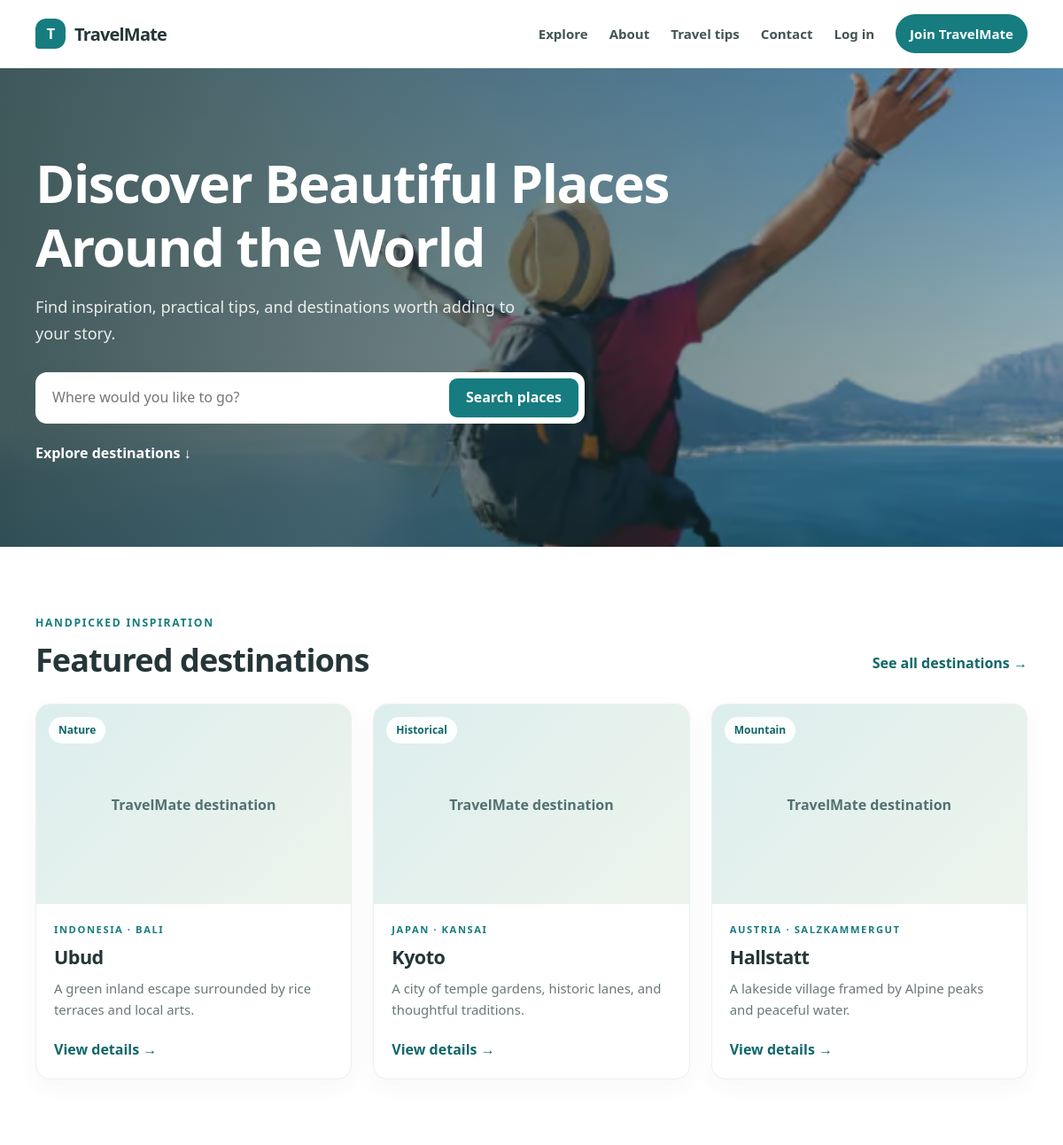
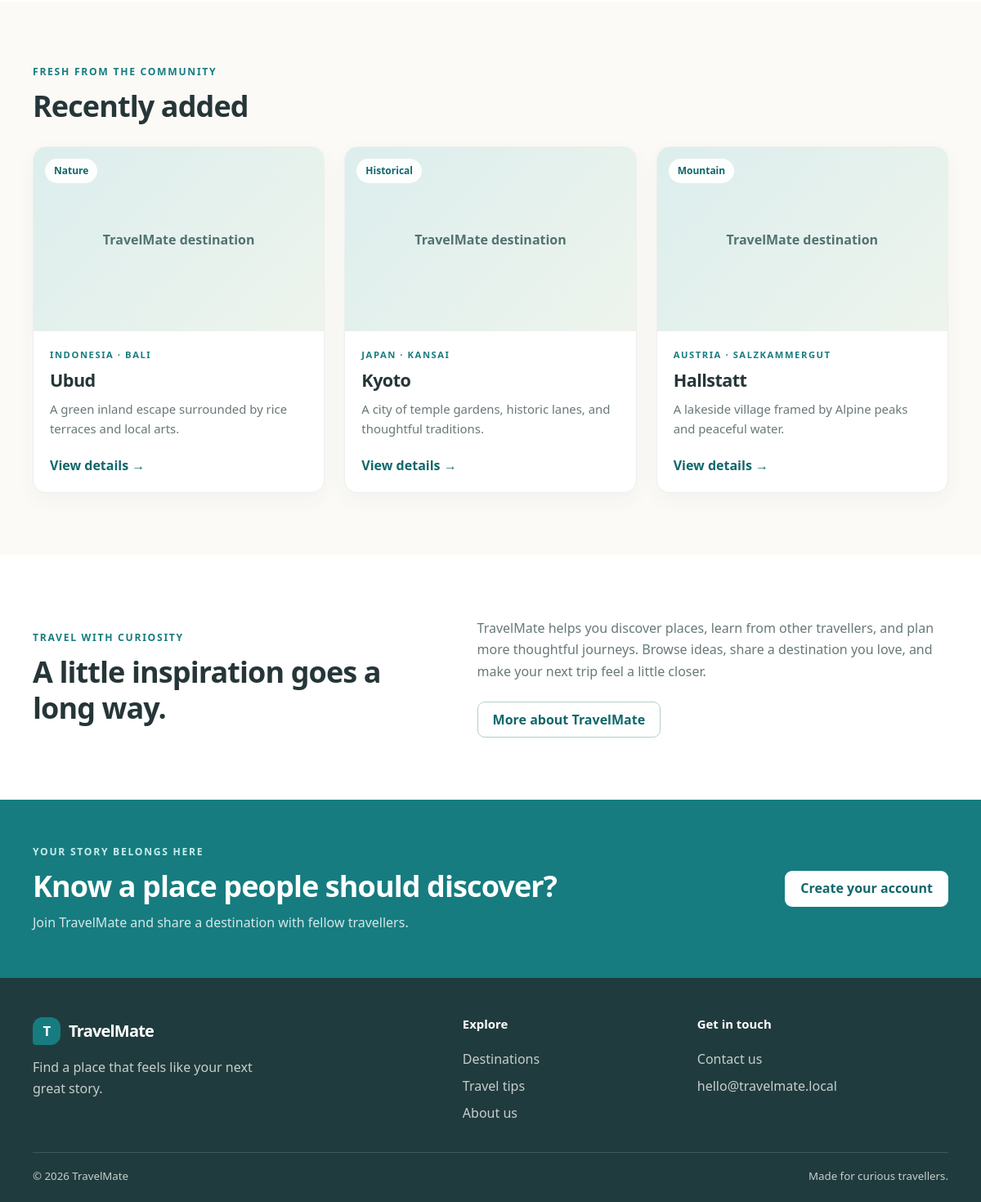
The page / on the database its author committed (2 pictures, top to bottom).
### tables this page shows
CREATE TABLE IF NOT EXISTS places (
    id INT UNSIGNED NOT NULL AUTO_INCREMENT,
    user_id INT UNSIGNED NULL,
    name VARCHAR(150) NOT NULL,
    country VARCHAR(100) NOT NULL,
    location VARCHAR(150) NOT NULL DEFAULT '',
    category ENUM('Beach', 'Mountain', 'Historical', 'Nature', 'City', 'Other') NOT NULL,
    short_description VARCHAR(500) NOT NULL,
    full_description TEXT NOT NULL,
    travel_tips TEXT NULL,
    image VARCHAR(1000) NULL,
    status ENUM('pending', 'approved') NOT NULL DEFAULT 'pending',
    created_at TIMESTAMP NOT NULL DEFAULT CURRENT_TIMESTAMP,
    updated_at TIMESTAMP NOT NULL DEFAULT CURRENT_TIMESTAMP ON UPDATE CURRENT_TIMESTAMP,
    PRIMARY KEY (id),
    KEY idx_places_status_created (status, created_at),
    KEY idx_places_category (category),
    KEY idx_places_user (user_id),
    CONSTRAINT fk_places_user FOREIGN KEY (user_id) REFERENCES users (id)
        ON UPDATE CASCADE ON DELETE SET NULL
);

### includes/auth.php (called while the page is built, shortened)
<?php
function e($value)
{
    return htmlspecialchars((string) $value, ENT_QUOTES, 'UTF-8');
}
function app_base_url()
{
    $directory = str_replace('\\', '/', dirname(isset($_SERVER['SCRIPT_NAME']) ? $_SERVER['SCRIPT_NAME'] : '/'));
    $directory = rtrim($directory, '/');
    if ($directory === '' || $directory === '.') {
        return '';
    }
    return $directory === '.' ? '' : $directory;
}
function url($path = '')
{
    $base = app_base_url();
    return $base . ($path === '' ? '/' : '/' . ltrim($path, '/'));
}
function isLoggedIn()
{
    return isset($_SESSION['user_id'], $_SESSION['role']);
}
function isAdmin()
{
    return isLoggedIn() && $_SESSION['role'] === 'admin';
}

### includes/place-card.php (the view, shortened to what this page needs)
<article class="place-card">
    <a class="place-card-image" href="<?= e(url('place-details.php?id=' . (int) $place['id'])) ?>">
        <span class="category-pill"><?= e($place['category']) ?></span>
    </a>
    <div class="place-card-body">
        <p class="eyebrow"><?= e($place['country']) ?><?= !empty($place['location']) ? ' · ' . e($place['location']) : '' ?></p>
        <h3><a href="<?= e(url('place-details.php?id=' . (int) $place['id'])) ?>"><?= e($place['name']) ?></a></h3>
        <p><?= e($place['short_description']) ?></p>
        <a class="text-link" href="<?= e(url('place-details.php?id=' . (int) $place['id'])) ?>">View details <span aria-hidden="true">&rarr;</span></a>
    </div>
</article>

### includes/header.php (shortened to what this page needs)
<!doctype html>
<html lang="en">
<head>
    <link rel="stylesheet" href="<?= e(url('assets/css/style.css')) ?>">
    <link rel="stylesheet" href="<?= e(url('assets/css/auth.css')) ?>">
    <link rel="stylesheet" href="<?= e(url('assets/css/dashboard.css')) ?>">
    <link rel="stylesheet" href="<?= e(url('assets/css/admin.css')) ?>">
</head>
<body>
<header class="site-header">
    <div class="container nav-wrap">
        <a class="brand" href="<?= e(url('index.php')) ?>" aria-label="TravelMate home"><span class="brand-mark">T</span> TravelMate</a>
        <nav class="primary-nav" id="primary-nav">
            <a href="<?= e(url('places.php')) ?>">Explore</a>
            <a href="<?= e(url('about.php')) ?>">About</a>
            <a href="<?= e(url('travel-tips.php')) ?>">Travel tips</a>
            <a href="<?= e(url('contact.php')) ?>">Contact</a>
            <?php if (isAdmin()): ?>
                <a href="<?= e(url('admin/dashboard.php')) ?>">Admin</a>
            <?php elseif (isLoggedIn()): ?>
                <a href="<?= e(url('dashboard.php')) ?>">My dashboard</a>
            <?php else: ?>
                <a href="<?= e(url('login.php')) ?>">Log in</a>
                <a class="nav-cta" href="<?= e(url('register.php')) ?>">Join TravelMate</a>
            <?php endif; ?>
        </nav>
    </div>
</header>
<main>

### index.php (shortened to what this page needs)
<?php
require_once __DIR__ . '/includes/auth.php';
$featuredStatement = mysqli_query($conn, "SELECT id, name, country, location, category, short_description, image FROM places WHERE status = 'approved' ORDER BY created_at DESC LIMIT 3");
$featuredPlaces = mysqli_fetch_all($featuredStatement, MYSQLI_ASSOC);
$recentStatement = mysqli_query($conn, "SELECT id, name, country, location, category, short_description, image FROM places WHERE status = 'approved' ORDER BY created_at DESC LIMIT 6");
$recentPlaces = mysqli_fetch_all($recentStatement, MYSQLI_ASSOC);
require __DIR__ . '/includes/header.php';
?>
<section class="hero">
    <div class="container hero-content">
        <h1>Discover Beautiful Places Around the World</h1>
        <p>Find inspiration, practical tips, and destinations worth adding to your story.</p>
        <form class="hero-search" method="get" action="<?= e(url('places.php')) ?>">
            <input id="hero-search" name="q" type="search" placeholder="Where would you like to go?">
            <button class="button button-primary" type="submit">Search places</button>
        </form>
        <a class="hero-explore" href="<?= e(url('places.php')) ?>">Explore destinations <span aria-hidden="true">&darr;</span></a>
    </div>
</section>
<section class="section">
    <div class="container">
        <div class="section-heading"><div><p class="eyebrow">Handpicked inspiration</p><h2>Featured destinations</h2></div><a class="text-link" href="<?= e(url('places.php')) ?>">See all destinations &rarr;</a></div>
        <?php if ($featuredPlaces): ?>
            <div class="place-grid"><?php foreach ($featuredPlaces as $place) { require __DIR__ . '/includes/place-card.php'; } ?></div>
        <?php else: ?>
            <div class="empty-state"><h3>New adventures are on the way</h3><p>There are no approved destinations yet. Check back soon or help us add the first one.</p></div>
        <?php endif; ?>
    </div>
</section>
<section class="section section-soft">
    <div class="container">
        <div class="section-heading"><div><p class="eyebrow">Fresh from the community</p><h2>Recently added</h2></div></div>
        <?php if ($recentPlaces): ?><div class="place-grid"><?php foreach ($recentPlaces as $place) { require __DIR__ . '/includes/place-card.php'; } ?></div><?php else: ?><p class="empty-state">Approved places will appear here as our travel community grows.</p><?php endif; ?>
    </div>
</section>
<section class="section intro-section">
    <div class="container intro-grid"><div><p class="eyebrow">Travel with curiosity</p><h2>A little inspiration goes a long way.</h2></div><div><p>TravelMate helps you discover places, learn from other travellers, and plan more thoughtful journeys. Browse ideas, share a destination you love, and make your next trip feel a little closer.</p><a class="button button-outline" href="<?= e(url('about.php')) ?>">More about TravelMate</a></div></div>
</section>
<section class="cta-band"><div class="container cta-content"><div><p class="eyebrow light-eyebrow">Your story belongs here</p><h2>Know a place people should discover?</h2><p>Join TravelMate and share a destination with fellow travellers.</p></div><a class="button button-light" href="<?= e(url(isLoggedIn() ? 'add-place.php' : 'register.php')) ?>"><?= isLoggedIn() ? 'Add a destination' : 'Create your account' ?></a></div></section>
<?php require __DIR__ . '/includes/footer.php'; ?>

### includes/footer.php
</main>
<footer class="site-footer">
    <div class="container footer-grid">
        <div><a class="brand footer-brand" href="<?= e(url('index.php')) ?>"><span class="brand-mark">T</span> TravelMate</a><p>Find a place that feels like your next great story.</p></div>
        <div><h2>Explore</h2><a href="<?= e(url('places.php')) ?>">Destinations</a><a href="<?= e(url('travel-tips.php')) ?>">Travel tips</a><a href="<?= e(url('about.php')) ?>">About us</a></div>
        <div><h2>Get in touch</h2><a href="<?= e(url('contact.php')) ?>">Contact us</a><span>hello@travelmate.local</span></div>
    </div>
    <div class="container footer-bottom"><span>&copy; <?= date('Y') ?> TravelMate</span><span>Made for curious travellers.</span></div>
</footer>
</body>
</html>

### rows shown on the page
places: category "Nature", country "INDONESIA", location "BALI", name "Ubud", short_description "A green inland escape surrounded by rice terraces and local arts."
places: category "Historical", country "JAPAN", location "KANSAI", name "Kyoto", short_description "A city of temple gardens, historic lanes, and thoughtful traditions."
places: category "Mountain", country "AUSTRIA", location "SALZKAMMERGUT", name "Hallstatt", short_description "A lakeside village framed by Alpine peaks and peaceful water."
